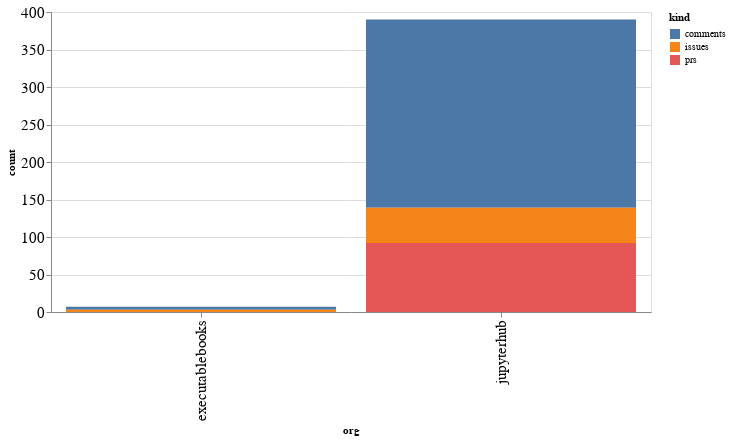

The notebook cell this image was saved under:
### Code cell
alt.Chart(org_summaries, width=600).mark_bar().encode(
    x='org',
    y='count',
    color='kind',
    tooltip="org"
)

### Figure 1 — Vega-Lite specification as saved in the notebook (floating-point values rounded to 4 significant figures)
{"config": {"axisLeft": {"labelFontSize": 15}, "axisBottom": {"labelFontSize": 15}}, "data": {"name": "data-463c926ab3ecf88cbff05eaa1f93700f"}, "mark": "bar", "encoding": {"color": {"type": "nominal", "field": "kind"}, "tooltip": {"type": "nominal", "field": "org"}, "x": {"type": "nominal", "field": "org"}, "y": {"type": "quantitative", "field": "count"}}, "width": 600, "$schema": "https://vega.github.io/schema/vega-lite/v4.8.1.json", "datasets": {"data-463c926ab3ecf88cbff05eaa1f93700f": [{"org": "executablebooks", "kind": "comments", "count": 4}, {"org": "executablebooks", "kind": "issues", "count": 3}, {"org": "jupyterhub", "kind": "comments", "count": 251}, {"org": "jupyterhub", "kind": "issues", "count": 47}, {"org": "jupyterhub", "kind": "prs", "count": 92}]}}
